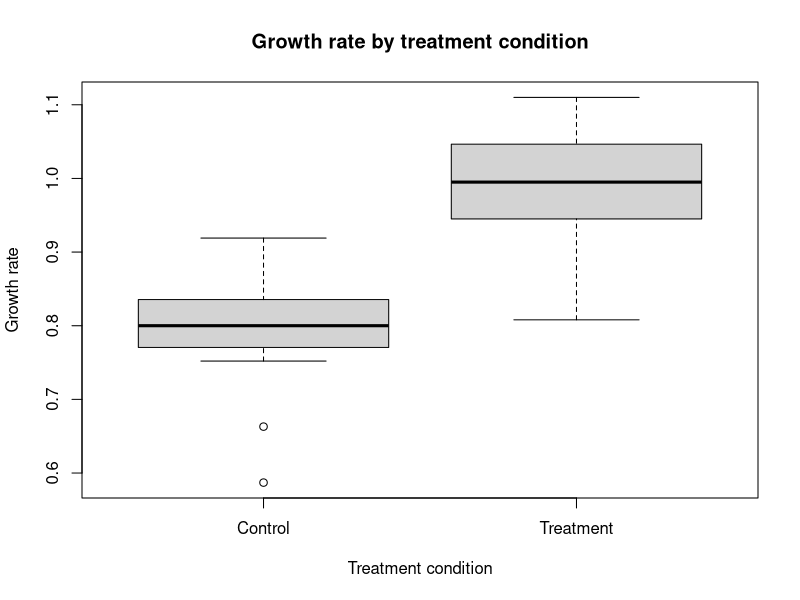
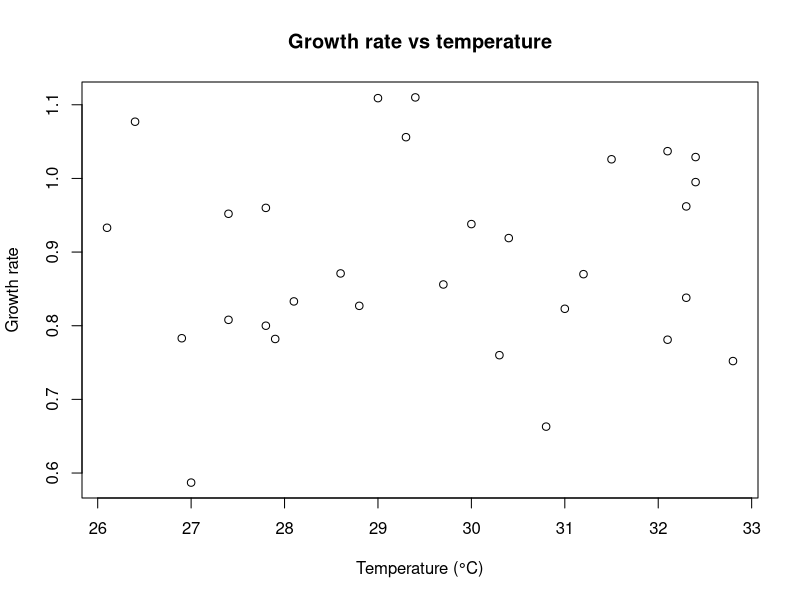

These figures' R source, in order:
## ---- chunk 1
data <- read.csv("example_bio_data.csv")
## ---- chunk 2
data <- read.csv("example_bio_data.csv")
## ---- chunk 3
head(data)  
str(data)  
summary(data)
## ---- chunk 4
tapply(data$growth_rate, data$condition, summary)
## ---- chunk 5
grouped_summary <- tapply(data$growth_rate, data$condition, summary)
## ---- chunk 6
grouped_summary_df <- do.call(rbind, grouped_summary)
## ---- chunk 7
write.csv(grouped_summary_df, "grouped_growth_rate_summary.csv")
## ---- chunk 8
mean(data$growth_rate)
## ---- chunk 9
overall_mean_growth <- mean(data$growth_rate)
## ---- chunk 10
boxplot(growth_rate ~ condition,
        data = data,
        xlab = "Treatment condition",
        ylab = "Growth rate",
        main = "Growth rate by treatment condition")
## ---- chunk 11
plot(data$temperature,
     data$growth_rate,
     xlab = "Temperature (°C)",
     ylab = "Growth rate",
     main = "Growth rate vs temperature")
## ---- chunk 12
anova_model <- aov(growth_rate ~ condition, data = data)
summary(anova_model)
